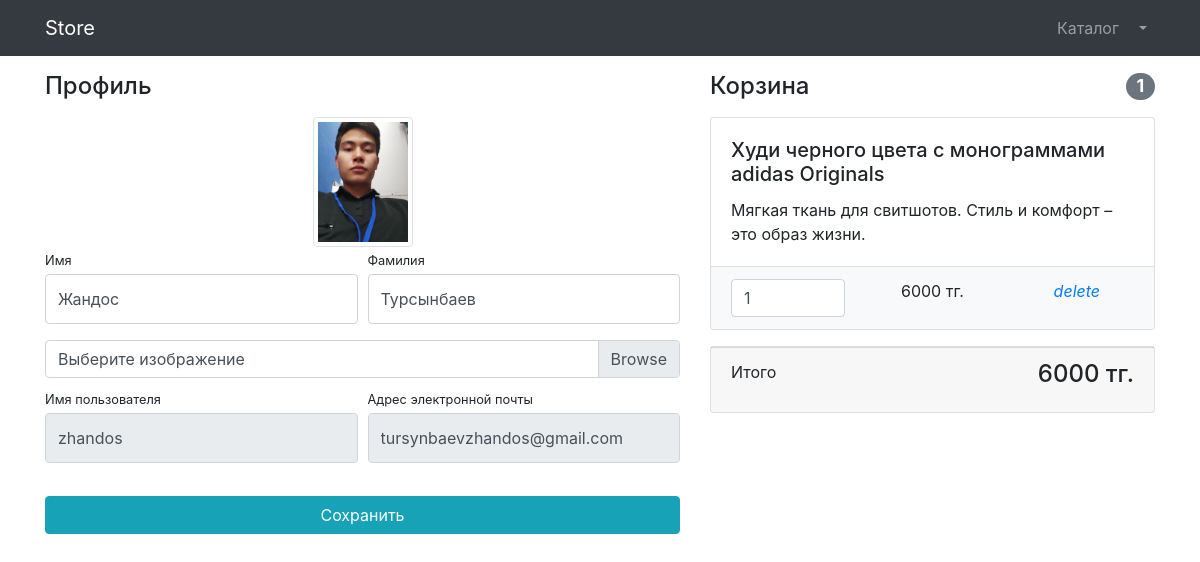
Before: /users/profile/ (signed in) with the older database file.
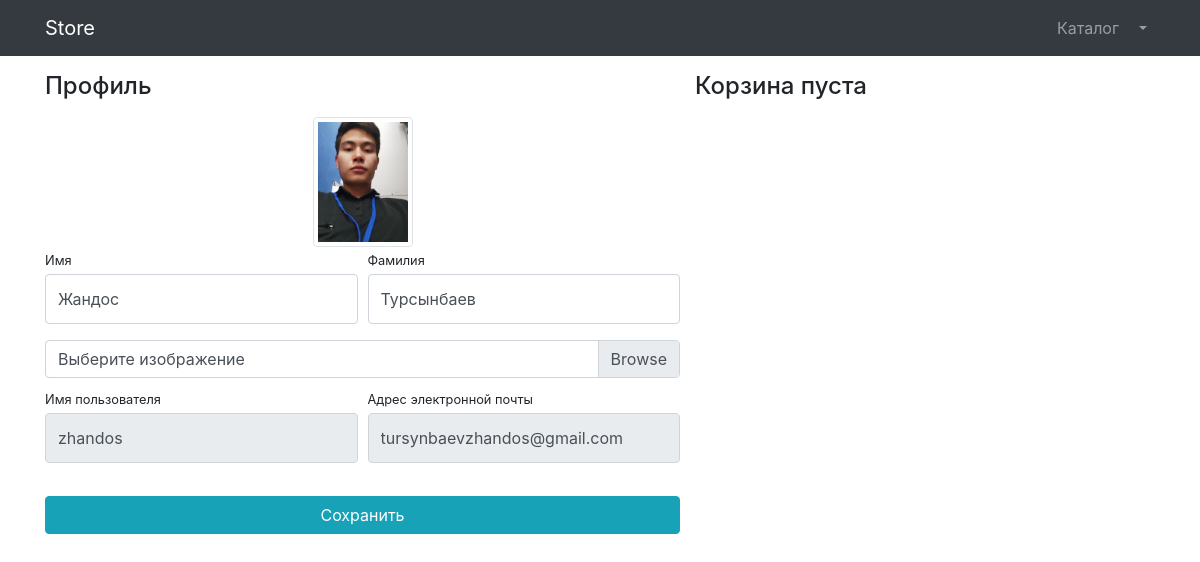
After: the same page with the newer database file.
### products/models.py (models this page shows, shortened)
class Basket(models.Model):
    user = models.ForeignKey(to=User, on_delete=models.CASCADE)
    product = models.ForeignKey(to=Product, on_delete=models.CASCADE)
    quantity = models.PositiveSmallIntegerField(default=0)
    created_timestamp = models.DateTimeField(auto_now_add=True)
    objects = BasketQuerySet.as_manager()
    def sum(self):
        return self.product.price * self.quantity

class Product(models.Model):
    name = models.CharField(max_length=256)
    description = models.TextField()
    price = models.DecimalField(max_digits=8, decimal_places=False)
    quantity = models.PositiveIntegerField(default=0)
    image = models.ImageField(upload_to='products_images')
    category = models.ForeignKey(ProductCategory, on_delete=models.CASCADE)
    class Meta:
        verbose_name = 'Product'
        verbose_name_plural = 'Products'

### users/views.py (the view)
# urls.py: path('profile/', profile, name='profile'),
@login_required
def profile(request):
    if request.method == 'POST':
        form = UserProfileForm(instance=request.user, data=request.POST, files=request.FILES)
        if form.is_valid():
            form.save()
            messages.success(request, 'Вы успешно обновили профиль!')
            return HttpResponseRedirect(reverse('users:profile'))
        else:
            print(form.errors)
    else:
        form = UserProfileForm(instance=request.user)
    context = {
        'title': 'Store - Профиль',
        'form': form,
        'baskets': Basket.objects.filter(user=request.user),
    }
    return render(request, 'users/profile.html', context)

### users/forms.py
class UserProfileForm(UserChangeForm):
    first_name = forms.CharField(widget=forms.TextInput(attrs={'class': 'form-control py-4'}))
    last_name = forms.CharField(widget=forms.TextInput(attrs={'class': 'form-control py-4'}))
    image = forms.ImageField(widget=forms.FileInput(attrs={'class': 'custom-file-input'}), required=False)
    username = forms.CharField(widget=forms.TextInput(attrs={'class': 'form-control py-4', 'readonly':True}))
    email = forms.CharField(widget=forms.TextInput(attrs={'class': 'form-control py-4', 'readonly':True}))
    class Meta:
        model = User
        fields = ['first_name', 'last_name', 'image', 'username', 'email']

### products/models.py (called while the page is built)
    def total_sum(self):
        return sum(basket.sum() for basket in self)

    def total_quantity(self):
        return sum(basket.quantity for basket in self)

### users/templates/users/profile.html (shortened to what this page needs)
{% extends 'products/base.html' %}
{% load static %}
{% block css %}
  <link href="{% static 'vendor/css/profile.css' %}" rel="stylesheet">
{% endblock %}
{% block content %}
  <div class="container">
    <div class="row">
      <div class="col-lg-7">
        <h4 class="mt-3 mb-3">Профиль</h4>
        <div class="col-lg-12 text-center">
          <img width="100" height="100"
               src="{% if user.image %} {{ user.image.url }} {% else %} {% static 'vendor/img/users/default_avatar.jpg' %} {% endif %}"
               class="img-thumbnail">
        </div>
        <form action="{% url 'users:profile' %}" method="post" enctype="multipart/form-data">
          <div class="form-row">
            <div class="col-lg-6">
              <div class="form-group">
                <label class="small mb-1" for="{{ form.first_name.id_for_label }}">Имя</label>
                {{ form.first_name }}
              </div>
            </div>
            <div class="col-lg-6">
              <div class="form-group">
                <label class="small mb-1" for="{{ form.last_name.id_for_label }}">Фамилия</label>
                {{ form.last_name }}
              </div>
            </div>
          </div>
          <div class="form-row mb-2">
            <div class="col-lg-12">
              <div class="custom-file">
                <label class="custom-file-label" for="{{ form.image.id_for_label }}">Выберите изображение</label>
              </div>
            </div>
          </div>
          <div class="form-row">
            <div class="col-lg-6">
              <label class="small mb-1" for="{{ form.username.id_for_label }}">Имя пользователя</label>
              {{ form.username }}
            </div>
            <div class="col-lg-6">
              <label class="small mb-1" for="{{ form.email.id_for_label }}">Адрес электронной почты</label>
              {{ form.email }}
            </div>
          </div>
          <div class="form-row">
            <div class="col-lg-12" style="margin-top: 33px;">
              <input class="btn btn-info btn-block" type="submit" value="Сохранить">
            </div>
          </div>
        </form>
      </div>
      {% include 'products/baskets.html' %}
    </div>
  </div>
{% endblock %}

### products/templates/products/baskets.html
{% if baskets %}
  <div class="col-lg-5">
    <h4 class="mt-3 mb-3 d-flex justify-content-between align-items-center mb-3">
      Корзина <span class="badge badge-secondary badge-pill">{{ baskets.total_quantity }}</span>
    </h4>
    {% for basket in baskets %}
      <div class="card mb-3">
        <div class="card-body">
          <h5 class="card-title">{{ basket.product.name }}</h5>
          <p class="card-text">{{ basket.product.description }}</p>
        </div>
        <ul class="list-group list-group-flush">
          <li class="list-group-item bg-light">
            <div class="row text-center">
              <div class="col-lg-4">
                <input name="basketID" type="number" class="form-control"
                       value="{{ basket.quantity }}" min="0">
              </div>
              <div class="col-lg-4">{{ basket.sum }} тг.</div>
              <div class="col-lg-4">
                <a href="{% url 'products:basket_remove' basket.id %}">
                  <i class="fas fa-trash">delete</i>
                </a>
              </div>
            </div>
          </li>
        </ul>
      </div>
    {% endfor %}
    <div class="card mb-3">
      <div class="card-footer">
        <p class="float-left">Итого</p>
        <h4 class="float-right">{{ baskets.total_sum }} тг.</h4>
      </div>
    </div>
  </div>
{% else %}
  <h4 class="mt-3 mb-3 text-center">
    Корзина пуста
  </h4>
{% endif %}

Changed rows visible on the page:
removed Basket: total_quantity "1", product.name "Худи черного цвета с монограммами adidas Originals", product.description "Мягкая ткань для свитшотов. Стиль и комфорт – это образ жизни.", basketID "1", sum "6000", total_sum "6000"
Other visible differences:
text no longer shown: "Корзина Итого тг."
text now shown: "Корзина пуста"
